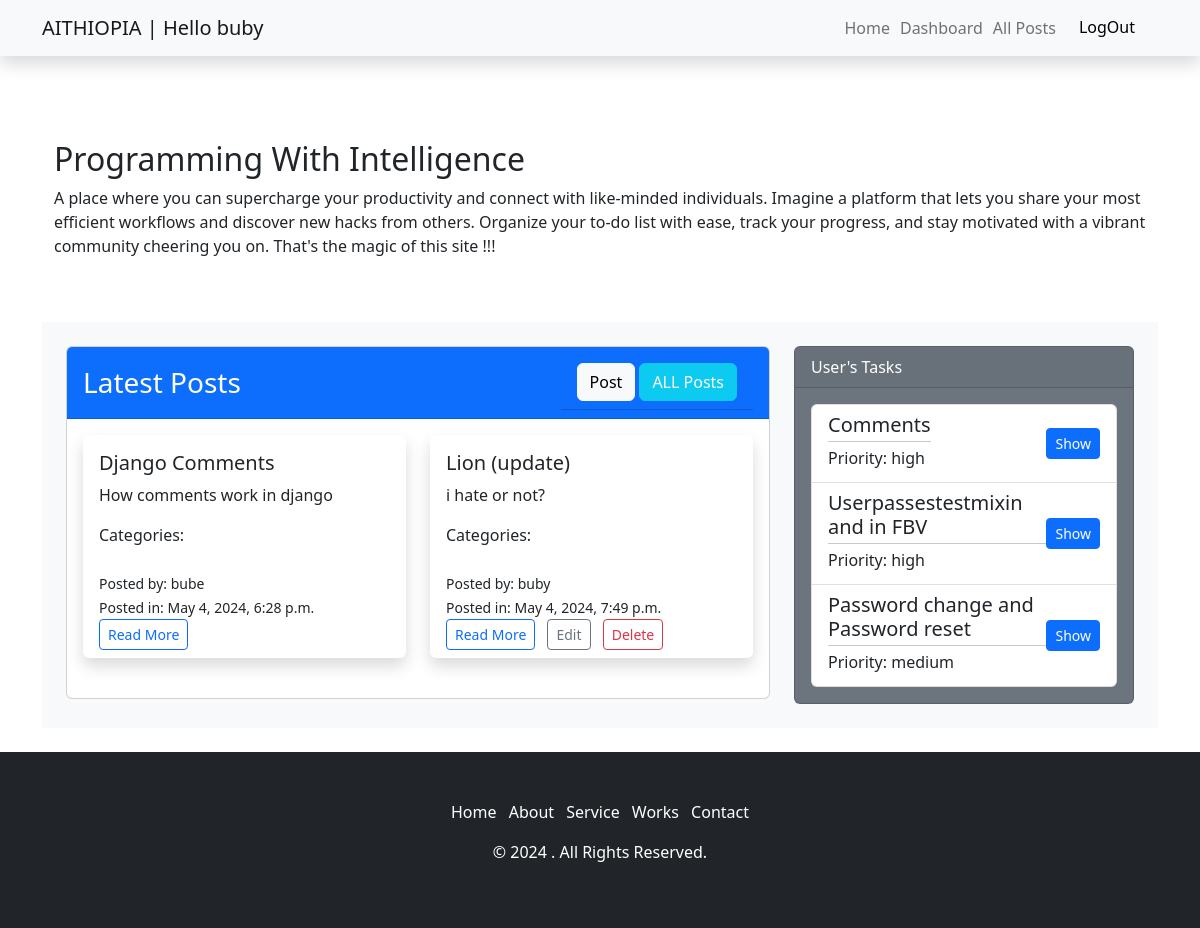
The page / (signed in) on the database its author committed.
### accounts/models.py (models this page shows, shortened)
class CustomUser(AbstractUser):
    userid = models.CharField( max_length=50 , unique=True)
    age = models.PositiveIntegerField(null=True, blank=True)

### social/models.py (models this page shows, shortened)
class Task(models.Model):
    title = models.CharField( max_length=150)
    short_body = models.CharField( max_length=255)
    long_body = models.TextField(null=True , blank=True)
    category = models.ForeignKey(Category, on_delete=models.CASCADE)
    posted_by = models.ForeignKey(CustomUser, on_delete=models.CASCADE)
    posted_in = models.DateTimeField( auto_now_add=True)
    updated_in = models.DateTimeField (auto_now=True)

### personal_task/models.py (models this page shows, shortened)
class MyTaskModel(models.Model):
    PRIORITY_CHOICE = (
        ('high','HIGH'),
        ('medium', 'MEDIUM'),
        ('low' , 'LOW'),
    )
    title = models.CharField( max_length=150)
    body = models.TextField()
    owner = models.ForeignKey(CustomUser, on_delete=models.CASCADE)
    created_in = models.DateTimeField( auto_now_add=True)
    priority = models.CharField( max_length=50, choices=PRIORITY_CHOICE, default='medium')
    due_date = models.DateField(null=True, blank=True)
    class Meta :
        ordering = [
            Case(When(priority='high', then=Value(0)), When(priority='medium', then=Value(1)), default=Value(2)),
        ]

### social/views.py (the view)
# urls.py: path('' , home , name='home'),
def home(request):
    categories = Category.objects.all()
    tasks = Task.objects.all()
    personal_tasks = MyTaskModel.objects.all()[:3]
    selected_category = request.GET.get('category')
    if selected_category:
        tasks = tasks.filter(category__id=selected_category)
    tasks = tasks[:3]
    context = {'tasks': tasks, 'categories': categories , 'personal_tasks':personal_tasks}
    return render(request, 'social/home.html', context)

### templates/social/home.html (shortened to what this page needs)
{% extends "base.html" %}
{% block content %}
 <section class="py-5">
    <div class="container">
      <br>
      <br>
      <h2 class="fw-light">Programming With Intelligence </h2>
        <p>A place where you can supercharge your productivity and
           connect with like-minded individuals.  Imagine a platform
            that lets you share your most efficient workflows and discover
            new hacks from others.  Organize your to-do list with ease,
             track your progress, and stay motivated with a vibrant community
             cheering you on. That's the magic of this site !!! </p>
    </div>
  </section>
<div class="container bg-light p-4">
    <div class="row">
      <div class="col-md-8">
        <div class="card-deck">
          <div class="card">
            <div class="card-header bg-primary text-white d-flex justify-content-between align-items-center">
              <h3 class="mb-0">Latest Posts</h3>
              <div class="card-header bg-primary text-white d-flex justify-content-end align-items-center gap-1" >
              <a href="{% url 'create' %}" class="btn btn-light font-weight-bold">Post</a>
              <a href="{% url 'all_post' %}" class="btn btn-info font-weight-bold text-white">ALL Posts</a>
            </div>
            </div>
            <div class="card-body">
              {% if tasks %}
              <div class="row">
                {% for task in tasks %}
                <div class="col-md-6 mb-4">
                  <div class="card border-0 shadow">
                    <div class="card-body">
                      <h5 class="card-title">{{ task.title }}</h5>
                      <p class="card-text">{{ task.short_body }}</p>
                      <div class="mt-3">
                        Categories:
                      </div>
                    </div>
                    <div class="card-footer bg-transparent border-top-0">
                      <small>
                        Posted by: {{ task.posted_by.username }}<br>
                        Posted in: {{ task.posted_in }}
                      </small>
                      <ul class="list-inline mb-0">
                        <li class="list-inline-item">
                          <a href="{% url 'detail' task.id %}" class="btn btn-sm btn-outline-primary">Read More</a>
                        </li>
                        {% if task.posted_by == user %}
                        <li class="list-inline-item">
                          <a href="{% url 'update' task.id %}" class="btn btn-sm btn-outline-secondary">Edit</a>
                        </li>
                        <li class="list-inline-item">
                          <a href="{% url 'delete' task.id %}" class="btn btn-sm btn-outline-danger">Delete</a>
                        </li>
                        {% endif %}
                      </ul>
                    </div>
                  </div>
                </div>
                {% endfor %}
              </div>
              {% else %}
              <p>No tasks found.</p>
              {% endif %}
            </div>
          </div>
        </div>
      </div>
      <div class="col-md-4">
        <div class="card bg-secondary text-white">
            <div class="card-header">
                User's Tasks
            </div>
            {% if user.is_authenticated %}
            <div class="card-body">
                <ul class="list-group">
                    {% for personal_task in personal_tasks %}
                    <li class="list-group-item d-flex justify-content-between align-items-center">
                        <div>
                            <h5 class="mb-1">{{ personal_task.title }}</h5>
                            <hr class="my-1">
                            <p class="mb-1">Priority: {{ personal_task.priority }}</p>
                        </div>
                        <div>
                            <a href=" {% url 'detail_task' personal_task.pk %} " class="btn btn-primary btn-sm">Show</a>
                        </div>
                    </li>
                    {% endfor %}
                </ul>
            </div>
            {% else %}
            <p>LogIn</p>
            {% endif %}
        </div>
    </div>
    </div>
  </div>
{% endblock content %}

### templates/base.html (shortened to what this page needs)
<!DOCTYPE html>
<html lang="en">
<head>
  <link href="https://cdn.jsdelivr.net/npm/bootstrap@5.2.3/dist/css/bootstrap.min.css" rel="stylesheet">
</head>
<body>
  <nav class="navbar navbar-light bg-light shadow fixed-top">
    <div class="container">
        {% if user.is_authenticated %}
        <a class="navbar-brand" href="{% url 'home' %}">AITHIOPIA | Hello {{ request.user.username }}</a>
        {% else %}
        <a class="navbar-brand" href="{% url 'home' %}">AITHIOPIA</a>
        {% endif %}
        <ul class="navbar-nav flex-row">
            {% if user.is_authenticated %}
            <li class="nav-item active">
                <a class="nav-link" href="{% url 'home' %}">Home</a>
            </li>
            <li class="nav-item">
                <a href="{% url 'dashboard' %}" class="nav-link">Dashboard</a>
            </li>
            <li class="nav-item">
                <a class="nav-link" href=" {% url 'all_post' %} ">All Posts</a>
            </li>
            <li class="nav-item">
                <form class="d-flex" method="POST" action="{% url 'logout' %}"> {% csrf_token %}
                    <button class="btn btn-light">LogOut</button>
                </form>
            </li>
            {% endif %}
        </ul>
    </div>
</nav>
  <main class="container py-4 mb-20\">
    {% block content %}{% endblock content %}
    </main>
    <link href="https://maxcdn.bootstrapcdn.com/font-awesome/4.7.0/css/font-awesome.min.css" rel="stylesheet" />
    <div class="footer bg-dark py-5">
      <div class="container">
        <div class="row text-center">
          <div class="col-lg-12 col-sm-12 col-xs-12">
            <div class="footer_menu">
              <ul class="list-inline">
                <li class="list-inline-item"><a href="#" class="text-white text-decoration-none">Home</a></li>
                <li class="list-inline-item"><a href="#" class="text-white text-decoration-none">About</a></li>
                <li class="list-inline-item"><a href="#" class="text-white text-decoration-none">Service</a></li>
                <li class="list-inline-item"><a href="#" class="text-white text-decoration-none">Works</a></li>
                <li class="list-inline-item"><a href="#" class="text-white text-decoration-none">Contact</a></li>
              </ul>
            </div>
            <div class="footer_copyright text-white">
              <p>© 2024 . All Rights Reserved.</p>
            </div>
          </div>
        </div>
      </div>
    </div>
</body>
</html>

### templates/base.html (style rules this page uses)
.navbar-nav.flex-row { flex-direction: row !important; }
.navbar-nav.flex-row .nav-item { margin-right: 10px; }
body { margin-top:20px; }

### rows shown on the page
CustomUser: user.username "buby"
Task: title "Django Comments", short_body "How comments work in django", posted_by.username "bube", posted_in "May 4, 2024, 6:28 p.m."
Task: title "Lion (update)", short_body "i hate or not?", posted_by.username "buby", posted_in "May 4, 2024, 7:49 p.m.", shows "Edit"
MyTaskModel: title "Comments", priority "high"
MyTaskModel: title "Userpassestestmixin and in FBV", priority "high"
MyTaskModel: title "Password change and Password reset", priority "medium"
